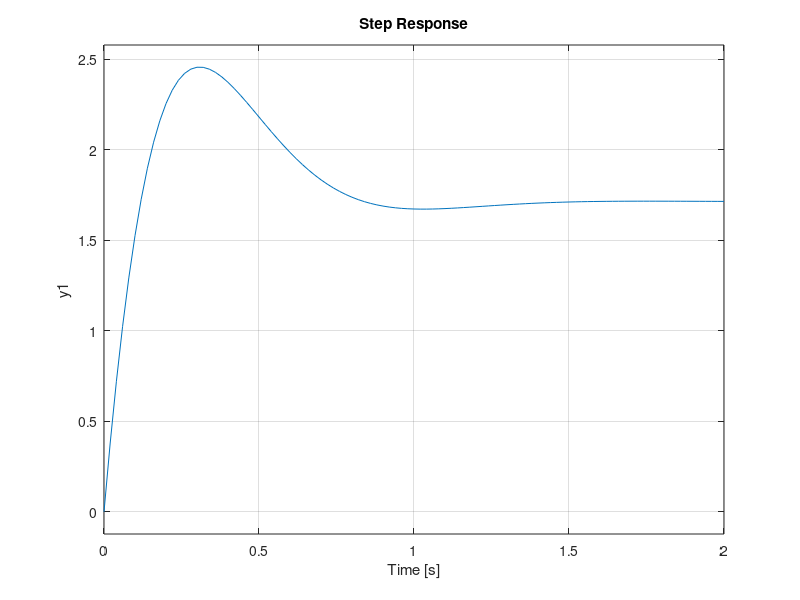

MATLAB code to generate this figure:
clear; clc; close all;

num1 = 1; den1 = [1 5];
A = tf(num1, den1);

num2 = 1; den2 = [1 3];
B = tf(num2, den2);

K = 20;

H = (K*A) / (1 + K*A*B);
figure(1);
subplot(1,2,1);
pzmap(H);

subplot(1,2,2);
step(H);